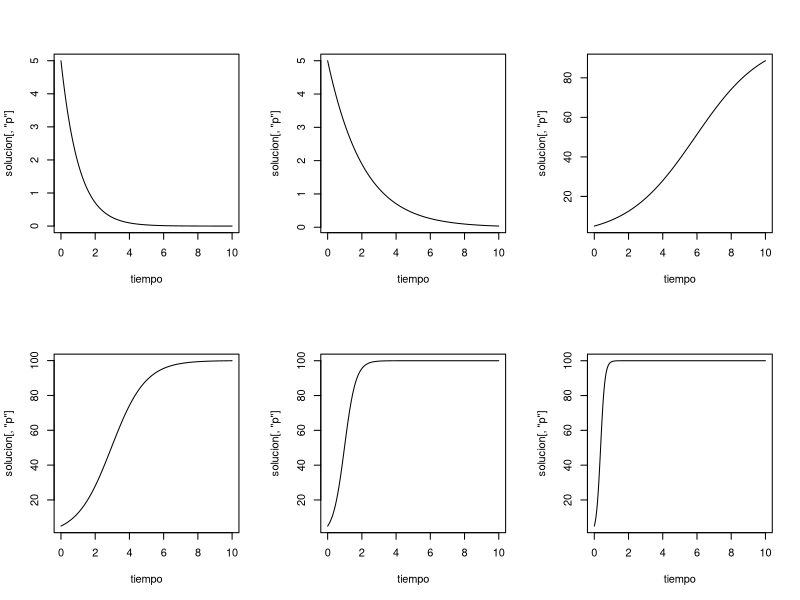
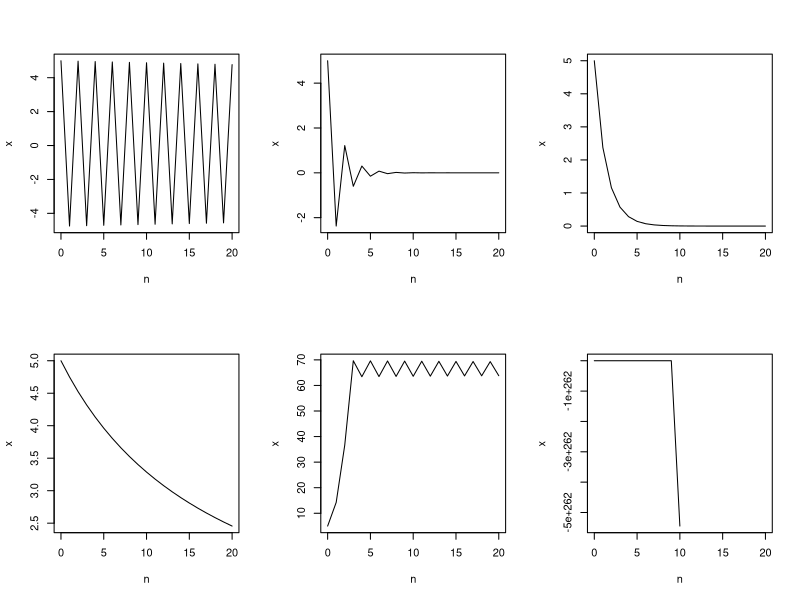

Write the R code that produced these figures, in order.
library(deSolve)
r=c(-1,-.5,.5,1,3,8)
A=100
par(mfrow=c(2,3))
yini=c(p=5)  
for (i in 1:6) {
movimiento=function(t,y,parms){
  with(as.list(y),{
    dp=r[i]*p*(1-(p/A))
    list(c(dp))})}
tiempo=seq(0,10,0.001)

solucion=ode(y=yini,times=tiempo,func=movimiento, parms=NULL)
plot(tiempo,solucion[,'p'], type='l')
}


#----------------------------------------------------------

n=seq(0,20)
x=rep(0,21)
r=c(-1,-.5,.5,1,3,8)
#r=1.2
A=100
x[1]=5
for (i in 1:6) {
  for (j in 2:length(n)){
    x[j]=r[i]*x[j-1]*(1-(x[j-1]/A))
  }
  plot(n,x,type='l')
}
